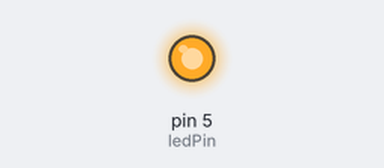
The sketch below on a simulated Arduino Uno, built with avr-gcc and run on an emulated ATmega328P. On the bench: output pins drawn as LEDs (lit = HIGH).

Above: at 1.5 s.
At 5.3 s:
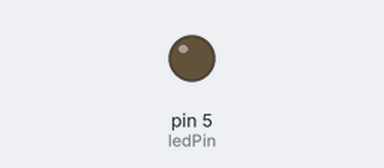
Timing chart, 0 to 7.9 s (numbered marks = the images above):
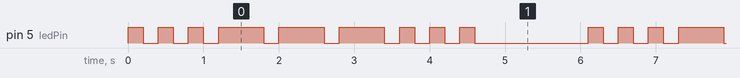

The sketch:

ex03.ino
```cpp
#include<Arduino.h>
// ========== SOS闪灯程序（使用 millis()，不使用 delay()） ==========

// 如果你用的是 Arduino UNO / Nano，LED_BUILTIN 一般就是板载LED（通常是13号引脚）
// 如果你接了外部LED，也可以改成自己的引脚，例如 8、9、10 等
const int ledPin = 5;

// 时间参数（单位：毫秒）
const unsigned long SHORT_ON  = 200;   // 短闪亮灯时间
const unsigned long LONG_ON   = 600;   // 长闪亮灯时间
const unsigned long GAP_OFF   = 200;   // 每次闪烁之间的灭灯间隔
const unsigned long PAUSE_OFF = 1500;  // 一轮SOS结束后的较长停顿

// SOS序列：三短、三长、三短
// 采用“状态 + 持续时间”的方式来写，HIGH表示亮，LOW表示灭
const int stepCount = 18;

const int ledState[stepCount] = {
  HIGH, LOW,   // 短1
  HIGH, LOW,   // 短2
  HIGH, LOW,   // 短3

  HIGH, LOW,   // 长1
  HIGH, LOW,   // 长2
  HIGH, LOW,   // 长3

  HIGH, LOW,   // 短1
  HIGH, LOW,   // 短2
  HIGH, LOW    // 短3 + 末尾长停顿
};

const unsigned long stepDuration[stepCount] = {
  SHORT_ON, GAP_OFF,
  SHORT_ON, GAP_OFF,
  SHORT_ON, GAP_OFF,

  LONG_ON,  GAP_OFF,
  LONG_ON,  GAP_OFF,
  LONG_ON,  GAP_OFF,

  SHORT_ON, GAP_OFF,
  SHORT_ON, GAP_OFF,
  SHORT_ON, PAUSE_OFF
};

int currentStep = 0;              // 当前执行到哪一步
unsigned long previousMillis = 0; // 上一次切换状态的时间

void setup() {
  pinMode(ledPin, OUTPUT);

  // 初始化为序列的第一步
  digitalWrite(ledPin, ledState[currentStep]);
  previousMillis = millis();
}

void loop() {
  unsigned long currentMillis = millis();

  // 到时间了，就切换到下一步
  if (currentMillis - previousMillis >= stepDuration[currentStep]) {
    previousMillis = currentMillis;

    currentStep++;
    if (currentStep >= stepCount) {
      currentStep = 0;  // 播放完一轮后，从头开始
    }

    digitalWrite(ledPin, ledState[currentStep]);
  }
}
```

Measured:
- by itself, pin 5 (ledPin): repeats every 6.1 s: 2 × (HIGH 0.20 s, LOW 0.20 s), 3 × (HIGH 0.60 s, LOW 0.20 s), 2 × (HIGH 0.20 s, LOW 0.20 s), HIGH 0.20 s, LOW 1.5 s, HIGH 0.20 s, LOW 0.20 s
- by itself, everything shown: repeats every 6.1 s, in 18 steps
